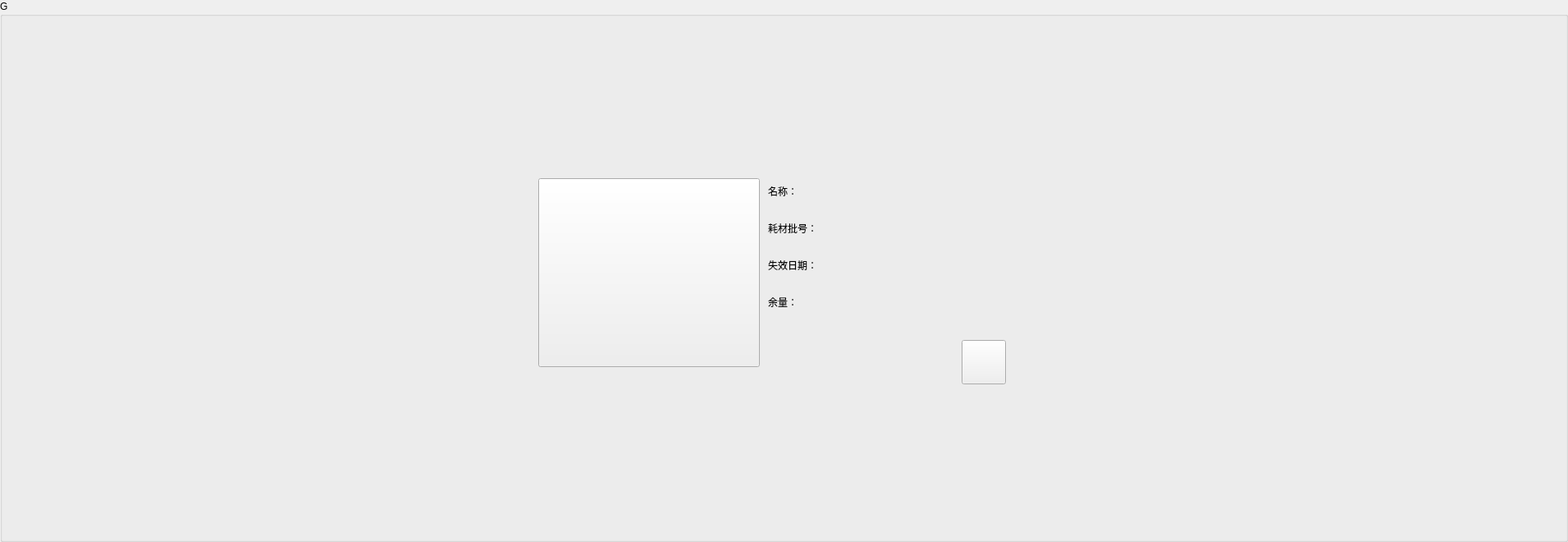
<?xml version="1.0" encoding="UTF-8"?>
<ui version="4.0">
 <class>QIseCard</class>
 <widget class="QWidget" name="QIseCard">
  <property name="geometry">
   <rect>
    <x>0</x>
    <y>0</y>
    <width>1911</width>
    <height>660</height>
   </rect>
  </property>
  <property name="windowTitle">
   <string notr="true">QIseCard</string>
  </property>
  <layout class="QVBoxLayout" name="verticalLayout_2">
   <property name="spacing">
    <number>0</number>
   </property>
   <property name="leftMargin">
    <number>0</number>
   </property>
   <property name="topMargin">
    <number>0</number>
   </property>
   <property name="rightMargin">
    <number>0</number>
   </property>
   <property name="bottomMargin">
    <number>0</number>
   </property>
   <item>
    <layout class="QVBoxLayout" name="verticalLayout">
     <property name="spacing">
      <number>30</number>
     </property>
     <item>
      <widget class="QGroupBox" name="groupBox">
       <property name="styleSheet">
        <string notr="true"/>
       </property>
       <property name="title">
        <string>G</string>
       </property>
       <property name="borders" stdset="0">
        <string>group</string>
       </property>
       <layout class="QHBoxLayout" name="horizontalLayout_6">
        <property name="rightMargin">
         <number>0</number>
        </property>
        <item>
         <spacer name="horizontalSpacer_6">
          <property name="orientation">
           <enum>Qt::Horizontal</enum>
          </property>
          <property name="sizeHint" stdset="0">
           <size>
            <width>40</width>
            <height>20</height>
           </size>
          </property>
         </spacer>
        </item>
        <item>
         <widget class="QWidget" name="widget" native="true">
          <layout class="QHBoxLayout" name="horizontalLayout_5">
           <property name="spacing">
            <number>10</number>
           </property>
           <property name="topMargin">
            <number>25</number>
           </property>
           <item>
            <layout class="QVBoxLayout" name="verticalLayout_4">
             <property name="rightMargin">
              <number>0</number>
             </property>
             <property name="bottomMargin">
              <number>27</number>
             </property>
             <item>
              <widget class="QProgressIseBarShell" name="progress">
               <property name="sizePolicy">
                <sizepolicy hsizetype="Preferred" vsizetype="Fixed">
                 <horstretch>0</horstretch>
                 <verstretch>0</verstretch>
                </sizepolicy>
               </property>
               <property name="minimumSize">
                <size>
                 <width>270</width>
                 <height>230</height>
                </size>
               </property>
               <property name="maximumSize">
                <size>
                 <width>270</width>
                 <height>16777215</height>
                </size>
               </property>
               <property name="text">
                <string/>
               </property>
               <property name="buttons" stdset="0">
                <string>flat</string>
               </property>
              </widget>
             </item>
            </layout>
           </item>
           <item>
            <layout class="QVBoxLayout" name="verticalLayout_3">
             <property name="spacing">
              <number>25</number>
             </property>
             <property name="topMargin">
              <number>0</number>
             </property>
             <item>
              <spacer name="verticalSpacer_2">
               <property name="orientation">
                <enum>Qt::Vertical</enum>
               </property>
               <property name="sizeHint" stdset="0">
                <size>
                 <width>20</width>
                 <height>40</height>
                </size>
               </property>
              </spacer>
             </item>
             <item>
              <layout class="QHBoxLayout" name="horizontalLayout">
               <item>
                <widget class="QLabel" name="label">
                 <property name="text">
                  <string>名称：</string>
                 </property>
                </widget>
               </item>
               <item>
                <widget class="QLabel" name="name_label">
                 <property name="text">
                  <string/>
                 </property>
                </widget>
               </item>
               <item>
                <spacer name="horizontalSpacer">
                 <property name="orientation">
                  <enum>Qt::Horizontal</enum>
                 </property>
                 <property name="sizeHint" stdset="0">
                  <size>
                   <width>40</width>
                   <height>20</height>
                  </size>
                 </property>
                </spacer>
               </item>
              </layout>
             </item>
             <item>
              <widget class="QWidget" name="widget_lot" native="true">
               <layout class="QHBoxLayout" name="horizontalLayout_2">
                <property name="leftMargin">
                 <number>0</number>
                </property>
                <property name="topMargin">
                 <number>0</number>
                </property>
                <property name="rightMargin">
                 <number>0</number>
                </property>
                <property name="bottomMargin">
                 <number>0</number>
                </property>
                <item>
                 <widget class="QLabel" name="label_2">
                  <property name="text">
                   <string>耗材批号：</string>
                  </property>
                 </widget>
                </item>
                <item>
                 <widget class="QLabel" name="lot_label">
                  <property name="text">
                   <string/>
                  </property>
                 </widget>
                </item>
                <item>
                 <spacer name="horizontalSpacer_2">
                  <property name="orientation">
                   <enum>Qt::Horizontal</enum>
                  </property>
                  <property name="sizeHint" stdset="0">
                   <size>
                    <width>40</width>
                    <height>20</height>
                   </size>
                  </property>
                 </spacer>
                </item>
               </layout>
              </widget>
             </item>
             <item>
              <widget class="QWidget" name="widget_time" native="true">
               <layout class="QHBoxLayout" name="horizontalLayout_3">
                <property name="leftMargin">
                 <number>0</number>
                </property>
                <property name="topMargin">
                 <number>0</number>
                </property>
                <property name="rightMargin">
                 <number>0</number>
                </property>
                <property name="bottomMargin">
                 <number>0</number>
                </property>
                <item>
                 <widget class="QLabel" name="label_expiredText">
                  <property name="text">
                   <string>失效日期：</string>
                  </property>
                 </widget>
                </item>
                <item>
                 <widget class="QLabel" name="label_expired">
                  <property name="maximumSize">
                   <size>
                    <width>16777215</width>
                    <height>16777215</height>
                   </size>
                  </property>
                  <property name="text">
                   <string/>
                  </property>
                 </widget>
                </item>
                <item>
                 <spacer name="horizontalSpacer_3">
                  <property name="orientation">
                   <enum>Qt::Horizontal</enum>
                  </property>
                  <property name="sizeHint" stdset="0">
                   <size>
                    <width>40</width>
                    <height>20</height>
                   </size>
                  </property>
                 </spacer>
                </item>
               </layout>
              </widget>
             </item>
             <item>
              <layout class="QHBoxLayout" name="horizontalLayout_4">
               <item>
                <widget class="QLabel" name="label_remainCountText">
                 <property name="text">
                  <string>余量：</string>
                 </property>
                </widget>
               </item>
               <item>
                <widget class="QLabel" name="label_remainCount">
                 <property name="text">
                  <string/>
                 </property>
                </widget>
               </item>
               <item>
                <spacer name="horizontalSpacer_4">
                 <property name="orientation">
                  <enum>Qt::Horizontal</enum>
                 </property>
                 <property name="sizeHint" stdset="0">
                  <size>
                   <width>40</width>
                   <height>20</height>
                  </size>
                 </property>
                </spacer>
               </item>
              </layout>
             </item>
             <item>
              <widget class="QWidget" name="widget_tc" native="true">
               <layout class="QHBoxLayout" name="horizontalLayout_8">
                <property name="rightMargin">
                 <number>40</number>
                </property>
                <property name="bottomMargin">
                 <number>1</number>
                </property>
                <item>
                 <spacer name="horizontalSpacer_7">
                  <property name="orientation">
                   <enum>Qt::Horizontal</enum>
                  </property>
                  <property name="sizeHint" stdset="0">
                   <size>
                    <width>40</width>
                    <height>20</height>
                   </size>
                  </property>
                 </spacer>
                </item>
                <item>
                 <widget class="QPushButton" name="detecte_Volumn">
                  <property name="minimumSize">
                   <size>
                    <width>54</width>
                    <height>54</height>
                   </size>
                  </property>
                  <property name="maximumSize">
                   <size>
                    <width>54</width>
                    <height>54</height>
                   </size>
                  </property>
                  <property name="text">
                   <string/>
                  </property>
                 </widget>
                </item>
               </layout>
              </widget>
             </item>
             <item>
              <spacer name="verticalSpacer">
               <property name="orientation">
                <enum>Qt::Vertical</enum>
               </property>
               <property name="sizeHint" stdset="0">
                <size>
                 <width>20</width>
                 <height>40</height>
                </size>
               </property>
              </spacer>
             </item>
            </layout>
           </item>
          </layout>
         </widget>
        </item>
        <item>
         <spacer name="horizontalSpacer_5">
          <property name="orientation">
           <enum>Qt::Horizontal</enum>
          </property>
          <property name="sizeHint" stdset="0">
           <size>
            <width>40</width>
            <height>20</height>
           </size>
          </property>
         </spacer>
        </item>
       </layout>
      </widget>
     </item>
    </layout>
   </item>
  </layout>
 </widget>
 <layoutdefault spacing="6" margin="11"/>
 <customwidgets>
  <customwidget>
   <class>QProgressIseBarShell</class>
   <extends>QPushButton</extends>
   <header>shared/QProgressBarShell.h</header>
  </customwidget>
 </customwidgets>
 <resources/>
 <connections/>
</ui>
